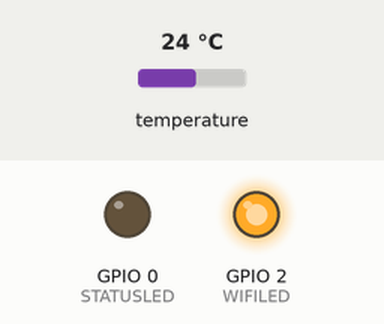
A sketch run on a simulated ESP8266 (NodeMCU). Parts: output pins drawn as LEDs (lit = HIGH). The test bench sets the inputs (shaded band); at power-on: temperature 24 °C. WiFi joins after 1.5 s; servers stay silent unless stated.

Above: at 0.1 s.
At 1.5 s:
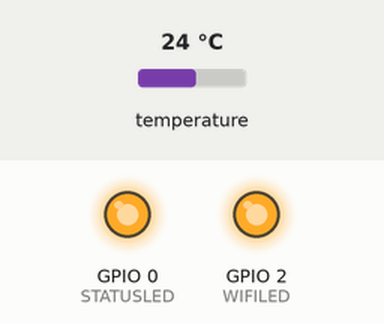
Timing chart, 0 to 3.1 s (numbered marks = the images above):
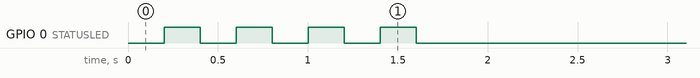

The sketch:

ESP8266-Temperature.ino
```cpp
/*****
 * Simple Temperature Sensor for the Adafruit Huzzah (or similar) ESP8266 board
 * Requires Dallas DS18B20 "One Wire" temperature sensor, wired to an input pin
 * (5 by default)
 * Requires OneWire and DallasTemperature arduino libraries (NOT MAX31850 ones!)
 * http://www.phreakmonkey.com
 */

#include<WiFiClient.h>
#include<ESP8266WiFi.h>
#include<WiFiUdp.h>

#include <OneWire.h>
#include <DallasTemperature.h>

// Network info
#define WIFI_SSID     "YourWiFiSSID"
#define WIFI_PASSWORD "YourWifiPassword"

WiFiUDP UDP;
unsigned int destport = 3141;
char destip[32] = "255.255.255.255";

// Amount to adjust temperature by in tenths of degrees F.
#define CALIB 0

// How often to transmit the temperature, in milliseconds (1000 = 1sec)
#define LOOPTIME 5000

// Pin number for OneWire.  (Warn: Will be held high at startup)
#define ONE_WIRE_BUS 5

#define STATUSLED 0
#define WIFILED 2

// Setup a oneWire bus instance & pass to Temperature library
OneWire oneWire(ONE_WIRE_BUS);
DallasTemperature sensors(&oneWire);

unsigned long counter = 0;

void setup(void)
{
  pinMode(ONE_WIRE_BUS, INPUT_PULLUP);
  pinMode(STATUSLED, OUTPUT);
  pinMode(WIFILED, OUTPUT);
  digitalWrite(STATUSLED, 1);
  digitalWrite(WIFILED, 1);
  // Connect to WiFi
  wifiConnect();

  // Start up the library
  sensors.begin();
  processTemp();  // Once on startup
}

void loop(void)
{
  if (millis() - counter > LOOPTIME) {
    counter = millis();
    processTemp();
  }
}

void processTemp()
{
  float tempF = 0;
  int decplace = 0;
  char tempFstring[6];

  // call sensors.requestTemperatures() to issue a global temperature
  // request to all devices on the bus
  sensors.requestTemperatures();

  // "ByIndex" references which sensor in the network to get the temp from.
  tempF = sensors.getTempFByIndex(0) * 10;
  tempF += CALIB;
  sprintf(tempFstring, "%d", (int)tempF);

  // LOL add period
  decplace = strlen(tempFstring);
  tempFstring[decplace + 1] = 0;
  tempFstring[decplace] = tempFstring[decplace-1];
  tempFstring[decplace-1] = '.';
  sendTemp(tempFstring);
}

void sendTemp(char *dstring)
{
  // Construct and send the UDP packet
  digitalWrite(WIFILED, 0);
  UDP.beginPacket(destip, destport);
  UDP.write(dstring, sizeof(dstring));
  UDP.endPacket();
  yield();
  digitalWrite(WIFILED, 1);
  return;
}

void wifiConnect()
{
    WiFi.begin(WIFI_SSID, WIFI_PASSWORD);
    while (WiFi.status() != WL_CONNECTED) {
      digitalWrite(STATUSLED, !digitalRead(STATUSLED)); // Blink Status LED while connecting
      delay(200);
    }
    digitalWrite(STATUSLED, 0);
}
```
